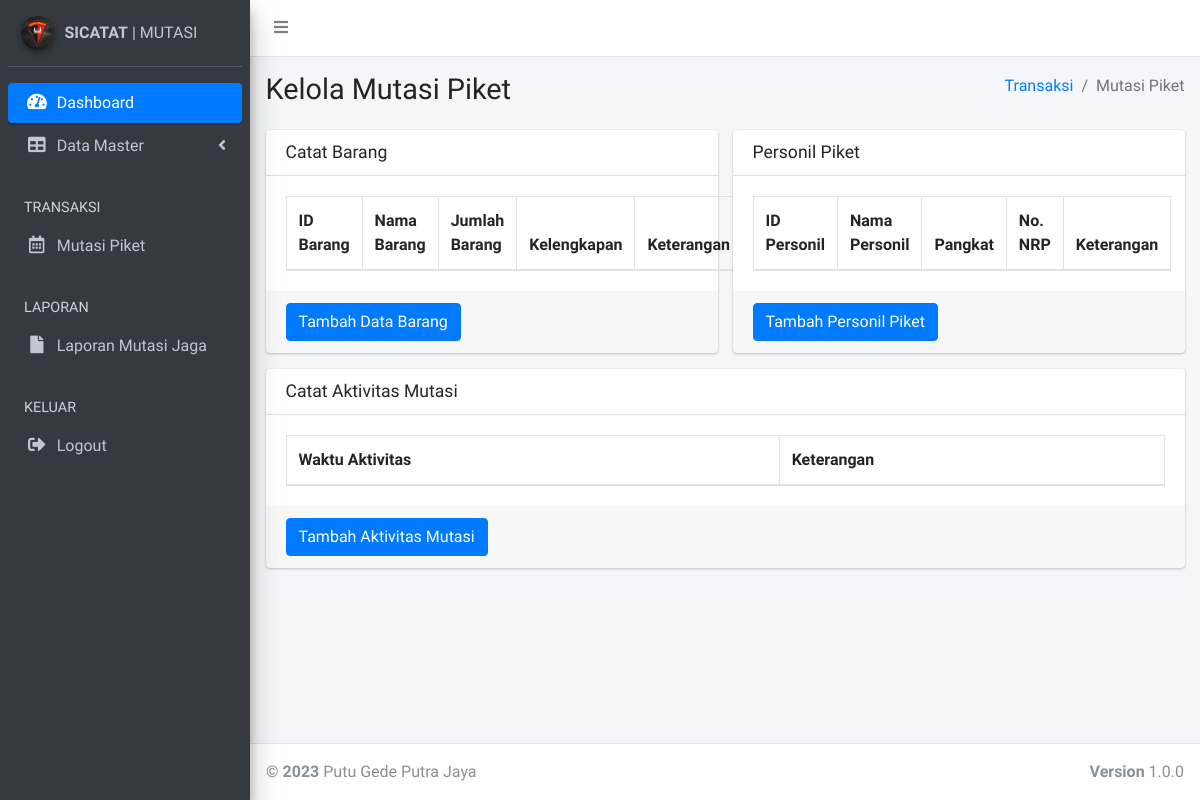
/detil_mutasijaga.php?id=11 (signed in), run on an earlier commit of the app's database.
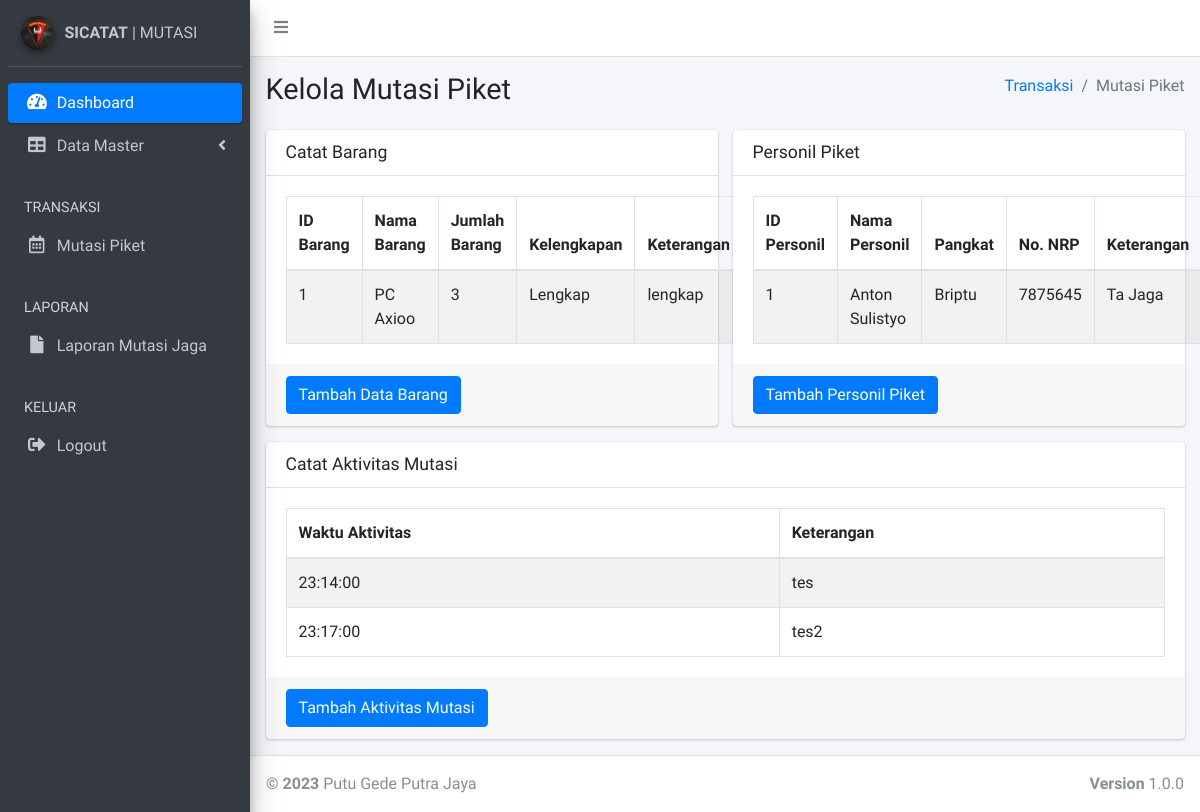
And on a later commit of the database.
### tables this page shows
CREATE TABLE `tb_detil_mutasi_barang` (
  `id_mutasi_jaga` int(11) NOT NULL,
  `id_barang` int(11) NOT NULL,
  `kelengkapan` varchar(20) DEFAULT NULL,
  `keterangan` text DEFAULT NULL
);

CREATE TABLE `tb_barang` (
  `id_barang` int(11) NOT NULL,
  `nama_barang` varchar(1024) DEFAULT NULL,
  `jml_barang` varchar(1024) DEFAULT NULL,
  `status_brg` smallint(6) DEFAULT NULL
);

CREATE TABLE `tb_detil_mutasi_personil` (
  `id_mutasi_jaga` int(11) NOT NULL,
  `id_personil` int(11) NOT NULL,
  `keterangan` varchar(11) NOT NULL
);

CREATE TABLE `tb_personil` (
  `id_personil` int(11) NOT NULL,
  `nama_personil` varchar(1024) DEFAULT NULL,
  `pangkat_personil` varchar(1024) DEFAULT NULL,
  `nrp_personil` int(11) DEFAULT NULL,
  `status_personil` smallint(6) DEFAULT NULL
);

CREATE TABLE `tb_list_mutasi` (
  `id_list_mutasi` int(11) NOT NULL,
  `id_mutasi_jaga` int(11) DEFAULT NULL,
  `waktu_mutasi` time DEFAULT NULL,
  `keterangan_mutasi` varchar(1024) DEFAULT NULL
);

### detil_mutasijaga.php (the view, shortened to what the changed rows need)
<?php
    include "koneksi.php";
$idmutasi=$_GET['id'];
?>
<!DOCTYPE html>
<html>
<head>
  <link rel="stylesheet" href="plugins/fontawesome-free/css/all.min.css">
  <link rel="stylesheet" href="https://code.ionicframework.com/ionicons/2.0.1/css/ionicons.min.css">
  <link rel="stylesheet" href="plugins/datatables-bs4/css/dataTables.bootstrap4.css">
  <link rel="stylesheet" href="dist/css/adminlte.min.css">
</head>
<body class="hold-transition sidebar-mini">
<div class="wrapper">
  <div class="content-wrapper">
    <section class="content-header">
      <div class="container-fluid">
        <div class="row mb-2">
          <div class="col-sm-6">
            <h1>Kelola Mutasi Piket</h1>
          </div>
        </div>
      </div>
    </section>
    <section class="content">
      <div class="container-fluid">
        <div class="row">
          <div class="col-md-6">
            <div class="card card-primary">
                <div class="card-body">
                <table class="table table-bordered table-striped">
                <thead>
                <tr>
                  <th>ID Barang</th>
                  <th>Nama Barang</th>
                  <th>Jumlah Barang</th>
                  <th>Kelengkapan</th>
                  <th>Keterangan</th>
                </tr>
                </thead>
                <tbody>
          <?php
          $query = mysqli_query($conn,"SELECT `tb_detil_mutasi_barang`.*, tb_barang.nama_barang, tb_barang.jml_barang
                                      FROM `tb_detil_mutasi_barang`,tb_barang
                                      WHERE `tb_detil_mutasi_barang`.id_barang=tb_barang.id_barang AND id_mutasi_jaga='$idmutasi'");
          while ($data = mysqli_fetch_assoc($query))
          {
          ?>
            <tr>
              <td><?php echo $data['id_barang']; ?></td>
              <td><?php echo $data['nama_barang']; ?></td>
              <td><?php echo $data['jml_barang']; ?></td>
              <td><?php echo $data['kelengkapan']; ?></td>
              <td><?php echo $data['keterangan']; ?></td>
            </tr>
          <?php
          }
          ?>
        </tbody>
              </table>
                </div>
            </div>
          </div>
          <div class="col-md-6">
            <div class="card card-warning">
              <div class="card-body">
              <table class="table table-bordered table-striped">
                <thead>
                <tr>
                  <th>ID Personil</th>
                  <th>Nama Personil</th>
                  <th>Pangkat</th>
                  <th>No. NRP</th>
                  <th>Keterangan</th>
                </tr>
                </thead>
                <tbody>
          <?php
          $query = mysqli_query($conn,"SELECT tb_detil_mutasi_personil.*, tb_personil.nama_personil, tb_personil.pangkat_personil, tb_personil.nrp_personil
                                        FROM tb_detil_mutasi_personil, tb_personil
                                        WHERE tb_detil_mutasi_personil.id_personil=tb_personil.id_personil
                                        AND id_mutasi_jaga='$idmutasi'");
          while ($data = mysqli_fetch_assoc($query))
          {
          ?>
            <tr>
              <td><?php echo $data['id_personil']; ?></td>
              <td><?php echo $data['nama_personil']; ?></td>
              <td><?php echo $data['pangkat_personil']; ?></td>
              <td><?php echo $data['nrp_personil']; ?></td>
              <td><?php echo $data['keterangan']; ?></td>
            </tr>
          <?php
          }
          ?>
        </tbody>
              </table>
              </div>
            </div>
          </div>
          <div class="col-md-12">
            <div class="card card-primary">
                <div class="card-body">
              <table class="table table-bordered table-striped">
                <thead>
                <tr>
                  <th>Waktu Aktivitas</th>
                  <th>Keterangan</th>
                </tr>
                </thead>
                <tbody>
          <?php
          $query = mysqli_query($conn,"SELECT * FROM tb_list_mutasi WHERE id_mutasi_jaga='$idmutasi'");
          while ($data = mysqli_fetch_assoc($query))
          {
          ?>
            <tr>
              <td><?php echo $data['waktu_mutasi']; ?></td>
              <td><?php echo $data['keterangan_mutasi']; ?></td>
            </tr>
          <?php
          }
          ?>
        </tbody>
              </table>
                </div>
            </div>
          </div>
        </div>
      </div>
    </section>
  </div>
</div>
</body>
</html>

What changed in the data, as far as the page shows it:
added tb_detil_mutasi_barang: id_barang "1", id_barang.nama_barang "PC Axioo", id_barang.jml_barang "3", kelengkapan "Lengkap", keterangan "lengkap"
added tb_detil_mutasi_personil: id_personil "1", id_personil.nama_personil "Anton Sulistyo", id_personil.pangkat_personil "Briptu", id_personil.nrp_personil "7875645", keterangan "Ta Jaga"
added tb_list_mutasi: waktu_mutasi "23:14:00", keterangan_mutasi "tes"
added tb_list_mutasi: waktu_mutasi "23:17:00", keterangan_mutasi "tes2"
